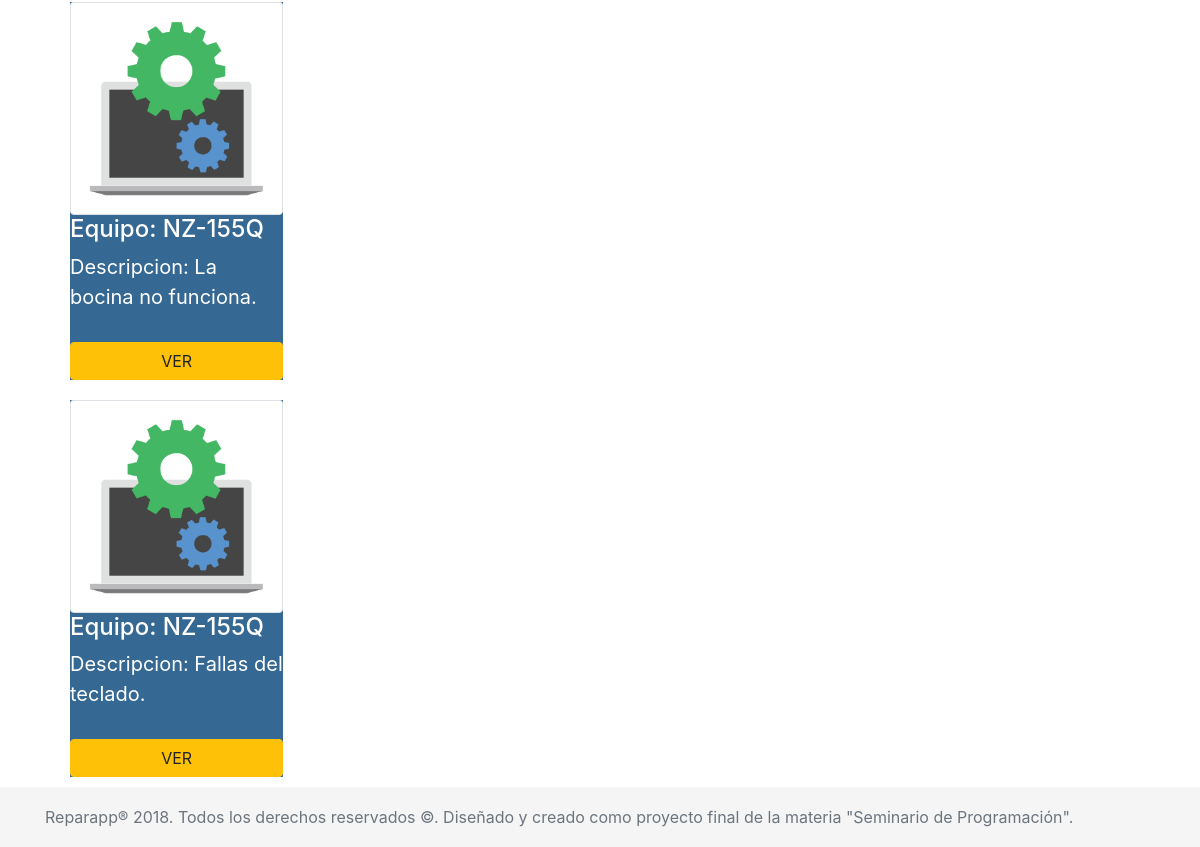
Before: /index/ (lower part) with the older database file.
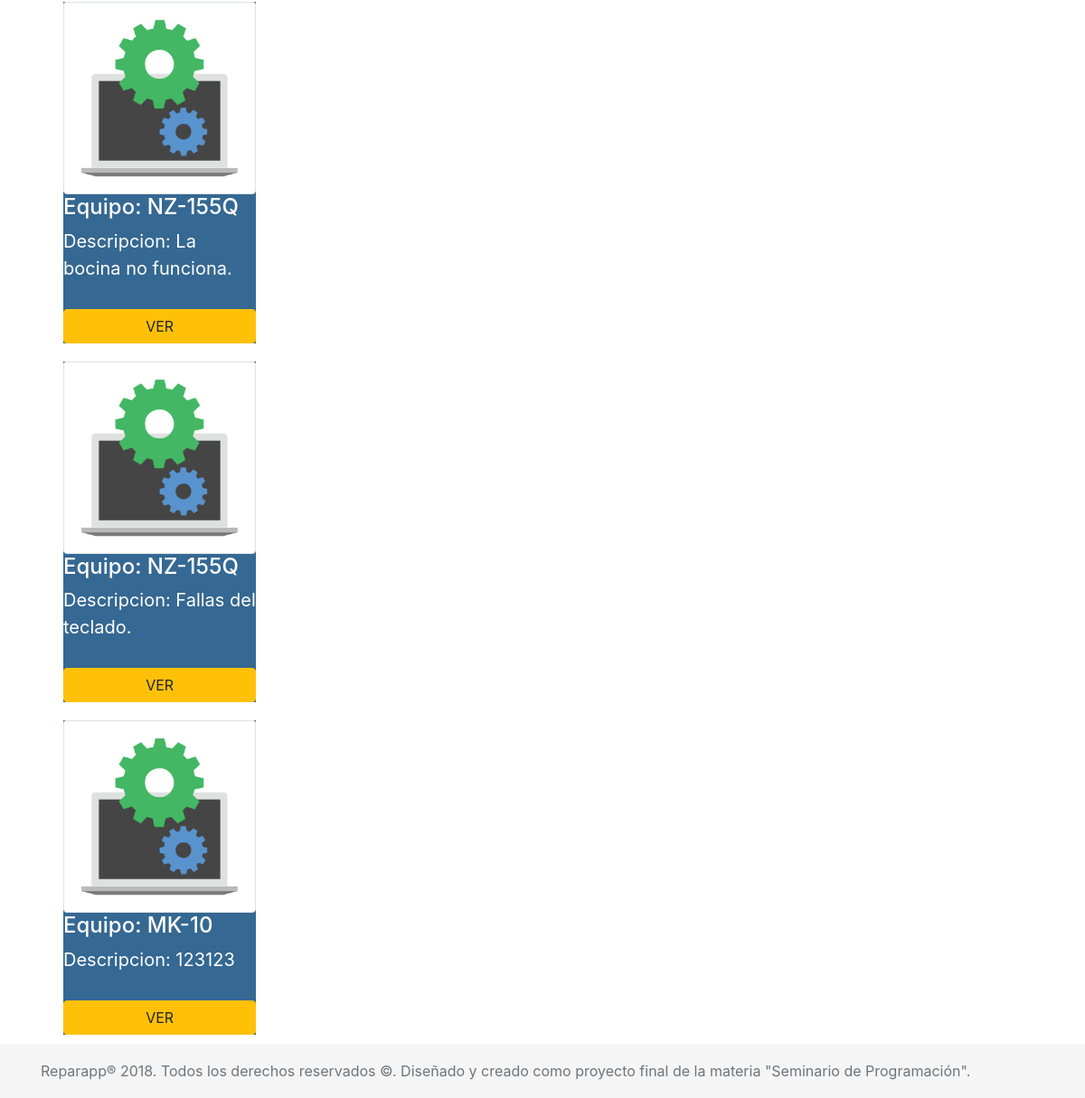
After: the same page with the newer database file.
### reparapp/models.py (models this page shows, shortened)
class Reparacion(models.Model):
    empleado = models.ForeignKey('auth.User', on_delete=models.CASCADE)
    equipo = models.ForeignKey('Equipo', on_delete=models.CASCADE)
    descripcion = models.CharField(max_length=200)
    fecha_llegada = models.DateField(auto_now_add=True)
    fecha_salida = models.DateField(blank=True, null=True)
    completada = models.BooleanField()

class Equipo(models.Model):
    SISTEMAS_OPERATIVOS = (
        ('W10', 'Windows 10'),
        ('W8', 'Windows 8'),
        ('W7', 'Windows 7'),
        ('WV', 'Windows Vista'),
        ('WXP', 'Windows XP'),
        ('LINUX', 'LINUX'),
        ('OS', 'Mac OS'),
        ('UNIX', 'UNIX'),
        ('WV', 'Windows Vista'),
        ('O', 'Otro'),
    )
    INDEFINIDO = 'INDEFINIDO'
    cliente = models.ForeignKey('Cliente', on_delete=models.CASCADE)
    marca = models.CharField(max_length=30)
    modelo = models.CharField(max_length=30)
    sistema_operativo = models.CharField(
        max_length=10,
        choices=SISTEMAS_OPERATIVOS,
        default=INDEFINIDO,
    )

### reparapp/views.py (the view)
# urls.py: re_path(r'^index/$', views.index, name='index'),
def index(request):
    reparaciones = Reparacion.objects.order_by('fecha_llegada')
    return render(request, 'reparapp/index.html', {'reparaciones': reparaciones})

### reparapp/templates/reparapp/index.html (shortened to what this page needs)
{% extends 'reparapp/base.html' %}
{% load staticfiles %}
{% block content %}
    {% for reparacion in reparaciones %}
        <div class="container">
            <div class="row">
                <div class="col-md-4" style="width: 18rem; margin: 10px; ;font-size: 20px;">
                    <div class="thumbnail" style="background-color: #356892; ">
                        <img class="card-img-top img-thumbnail" src="{% static 'css/laptop.png' %}" style="font-size: 5px;" alt="Card image cap"
                            style="padding: 20px">
                        <div class="caption" style=" color: white">
                            <h4 class="">Equipo: {{reparacion.equipo.modelo}}</h4>
                            <p>Descripcion: {{reparacion.descripcion}}</p>
                            <a href="" class="btn btn-default btn-xs pull-right" role="button">
                            </a>
                            <a href="{% url 'reparacion_detail' pk=reparacion.pk %}" class="btn btn-warning btn-xs btn-block" role="button">VER</a>
                        </div>
                    </div>
                </div>
            </div>
        </div>
    {% endfor %}
{% endblock %}

Changed rows visible on the page:
added Reparacion: equipo.modelo "MK-10", descripcion "123123"
